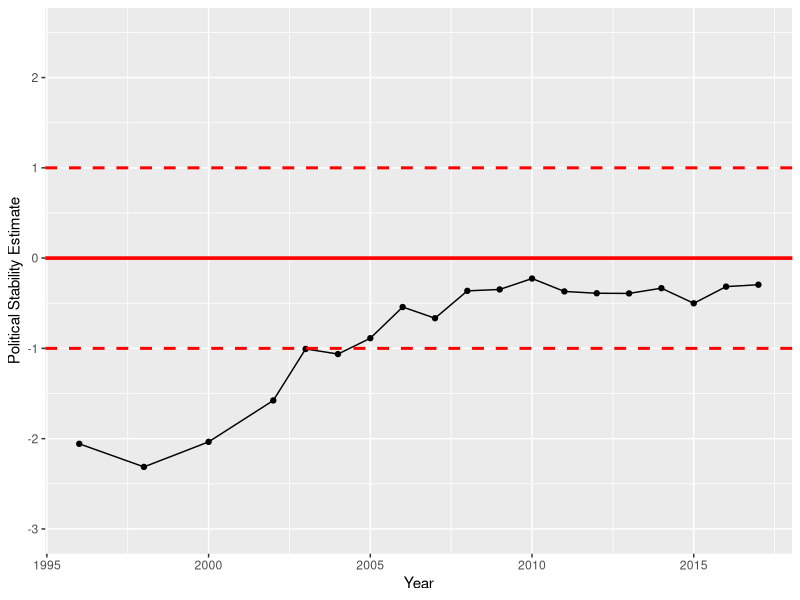

R code for this plot:
## ---- chunk 1
knitr::opts_chunk$set(echo = TRUE)
## ---- chunk 2

library(readr)
stabilityData <- read_csv("WGI2popDevIneqPovRegimeConflict1V2.csv")
stabilityVariables <- c("country", "iso3c", "date","stability","stabilityCategory4")
stabilityData <- stabilityData[stabilityVariables]


# data by country
# country = x
x <- stabilityData[stabilityData$country == "Angola",]
x

## ---- chunk 3
library(ggplot2)
stabilityTrend <- ggplot(data=x, aes(x=date, y=stability)) +
  geom_line()+
  geom_point() +
  geom_hline(yintercept=0.0, color = "red", size = 1.25) +
   geom_hline(yintercept=1.0, linetype="dashed", color = "red", size = 1) +
   geom_hline(yintercept=-1.0, linetype="dashed", color = "red", size = 1) +
  ylim(-3, 2.5) + 
  xlab("Year") +
  ylab("Political Stability Estimate")

plot(stabilityTrend)

# To save the figure:
# png("stabilityTrend.png")
# 
# plot(stabilityTrend)
# 
# dev.off()

